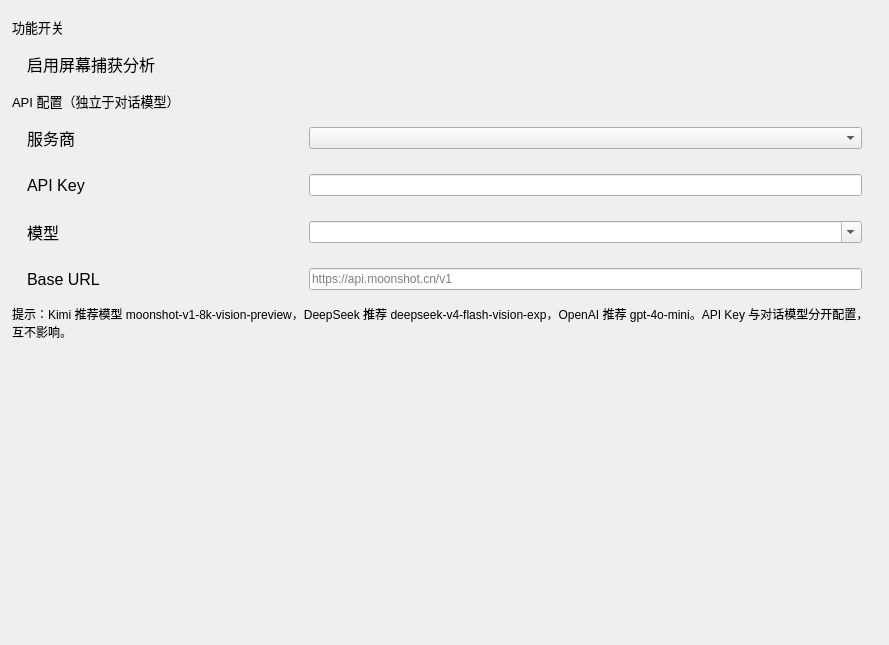
<?xml version="1.0" encoding="UTF-8"?>
<ui version="4.0">
 <class>SettingChild_ScreenCapture</class>
 <widget class="QWidget" name="SettingChild_ScreenCapture">
  <property name="geometry">
   <rect><x>0</x><y>0</y><width>889</width><height>645</height></rect>
  </property>
  <property name="windowTitle"><string>Form</string></property>
  <layout class="QVBoxLayout" name="verticalLayout">
   <property name="leftMargin"><number>12</number></property>
   <property name="rightMargin"><number>12</number></property>
   <item>
    <widget class="ElaBreadcrumbBar" name="BreadcrumbBar" native="true"/>
   </item>
   <item>
    <widget class="ZcStackedWidget" name="stackedWidget">
     <property name="currentIndex"><number>0</number></property>
     <widget class="QWidget" name="page_Main">
      <layout class="QVBoxLayout" name="verticalLayout_2">
       <property name="leftMargin"><number>0</number></property>
       <property name="topMargin"><number>0</number></property>
       <property name="rightMargin"><number>0</number></property>
       <property name="bottomMargin"><number>0</number></property>
       <item>
        <widget class="ElaText" name="label_Setting">
         <property name="font"><font><pointsize>10</pointsize></font></property>
         <property name="text"><string>功能开关</string></property>
        </widget>
       </item>
       <item>
        <widget class="ElaScrollPageArea" name="widget_ScreenCaptureEnable" native="true">
         <property name="toolTip"><string>开启后可通过按钮或关键词触发屏幕截图分析</string></property>
         <layout class="QHBoxLayout" name="horizontalLayout_Enable" stretch="1,1">
          <property name="leftMargin"><number>15</number></property>
          <property name="rightMargin"><number>15</number></property>
          <item>
           <widget class="ElaText" name="label_Enable">
            <property name="font"><font><pointsize>12</pointsize></font></property>
            <property name="text"><string>启用屏幕捕获分析</string></property>
           </widget>
          </item>
          <item>
           <widget class="ElaToggleSwitch" name="ToggleSwitch_ScreenCaptureEnable" native="true"/>
          </item>
         </layout>
        </widget>
       </item>
       <item>
        <widget class="ElaText" name="label_ApiTitle">
         <property name="font"><font><pointsize>10</pointsize></font></property>
         <property name="text"><string>API 配置（独立于对话模型）</string></property>
        </widget>
       </item>
       <item>
        <widget class="ElaScrollPageArea" name="widget_Server" native="true">
         <layout class="QHBoxLayout" name="horizontalLayout_Server" stretch="1,2">
          <property name="leftMargin"><number>15</number></property>
          <property name="rightMargin"><number>15</number></property>
          <item>
           <widget class="ElaText" name="label_Server">
            <property name="font"><font><pointsize>12</pointsize></font></property>
            <property name="text"><string>服务商</string></property>
           </widget>
          </item>
          <item>
           <widget class="ElaComboBox" name="comboBox_ServerSelect"/>
          </item>
         </layout>
        </widget>
       </item>
       <item>
        <widget class="ElaScrollPageArea" name="widget_ApiKey" native="true">
         <layout class="QHBoxLayout" name="horizontalLayout_ApiKey" stretch="1,2">
          <property name="leftMargin"><number>15</number></property>
          <property name="rightMargin"><number>15</number></property>
          <item>
           <widget class="ElaText" name="label_ApiKey">
            <property name="font"><font><pointsize>12</pointsize></font></property>
            <property name="text"><string>API Key</string></property>
           </widget>
          </item>
          <item>
           <widget class="ElaLineEdit" name="lineEdit_ApiKey">
            <property name="toolTip"><string>用于屏幕识别的 API Key（与对话模型分开）</string></property>
            <property name="echoMode"><enum>QLineEdit::PasswordEchoOnEdit</enum></property>
           </widget>
          </item>
         </layout>
        </widget>
       </item>
       <item>
        <widget class="ElaScrollPageArea" name="widget_Model" native="true">
         <layout class="QHBoxLayout" name="horizontalLayout_Model" stretch="1,2">
          <property name="leftMargin"><number>15</number></property>
          <property name="rightMargin"><number>15</number></property>
          <item>
           <widget class="ElaText" name="label_Model">
            <property name="font"><font><pointsize>12</pointsize></font></property>
            <property name="text"><string>模型</string></property>
           </widget>
          </item>
          <item>
           <widget class="ElaComboBox" name="comboBox_ModelSelect">
            <property name="toolTip"><string>视觉模型名称，可直接输入</string></property>
            <property name="editable"><bool>true</bool></property>
           </widget>
          </item>
         </layout>
        </widget>
       </item>
       <item>
        <widget class="ElaScrollPageArea" name="widget_BaseUrl" native="true">
         <layout class="QHBoxLayout" name="horizontalLayout_BaseUrl" stretch="1,2">
          <property name="leftMargin"><number>15</number></property>
          <property name="rightMargin"><number>15</number></property>
          <item>
           <widget class="ElaText" name="label_BaseUrl">
            <property name="font"><font><pointsize>12</pointsize></font></property>
            <property name="text"><string>Base URL</string></property>
           </widget>
          </item>
          <item>
           <widget class="ElaLineEdit" name="lineEdit_BaseUrl">
            <property name="toolTip"><string>自定义API地址，仅"Custom"模式需要填写</string></property>
            <property name="placeholderText"><string>https://api.moonshot.cn/v1</string></property>
           </widget>
          </item>
         </layout>
        </widget>
       </item>
       <item>
        <widget class="ElaText" name="label_Desc">
         <property name="font"><font><pointsize>9</pointsize></font></property>
         <property name="text"><string>提示：Kimi 推荐模型 moonshot-v1-8k-vision-preview，DeepSeek 推荐 deepseek-v4-flash-vision-exp，OpenAI 推荐 gpt-4o-mini。API Key 与对话模型分开配置，互不影响。</string></property>
         <property name="wordWrap"><bool>true</bool></property>
        </widget>
       </item>
       <item>
        <spacer name="verticalSpacer">
         <property name="orientation"><enum>Qt::Vertical</enum></property>
         <property name="sizeHint" stdset="0">
          <size><width>20</width><height>40</height></size>
         </property>
        </spacer>
       </item>
      </layout>
     </widget>
    </widget>
   </item>
  </layout>
 </widget>
 <customwidgets>
  <customwidget><class>ElaBreadcrumbBar</class><extends>QWidget</extends><header>ElaBreadcrumbBar.h</header><container>1</container></customwidget>
  <customwidget><class>ElaText</class><extends>QLabel</extends><header>ElaText.h</header></customwidget>
  <customwidget><class>ElaScrollPageArea</class><extends>QWidget</extends><header>ElaScrollPageArea.h</header><container>1</container></customwidget>
  <customwidget><class>ZcStackedWidget</class><extends>QStackedWidget</extends><header>ZcStackedWidget.h</header><container>1</container></customwidget>
  <customwidget><class>ElaToggleSwitch</class><extends>QWidget</extends><header>ElaToggleSwitch.h</header></customwidget>
  <customwidget><class>ElaComboBox</class><extends>QComboBox</extends><header>ElaComboBox.h</header></customwidget>
  <customwidget><class>ElaLineEdit</class><extends>QLineEdit</extends><header>ElaLineEdit.h</header></customwidget>
 </customwidgets>
 <resources/>
 <connections/>
</ui>
